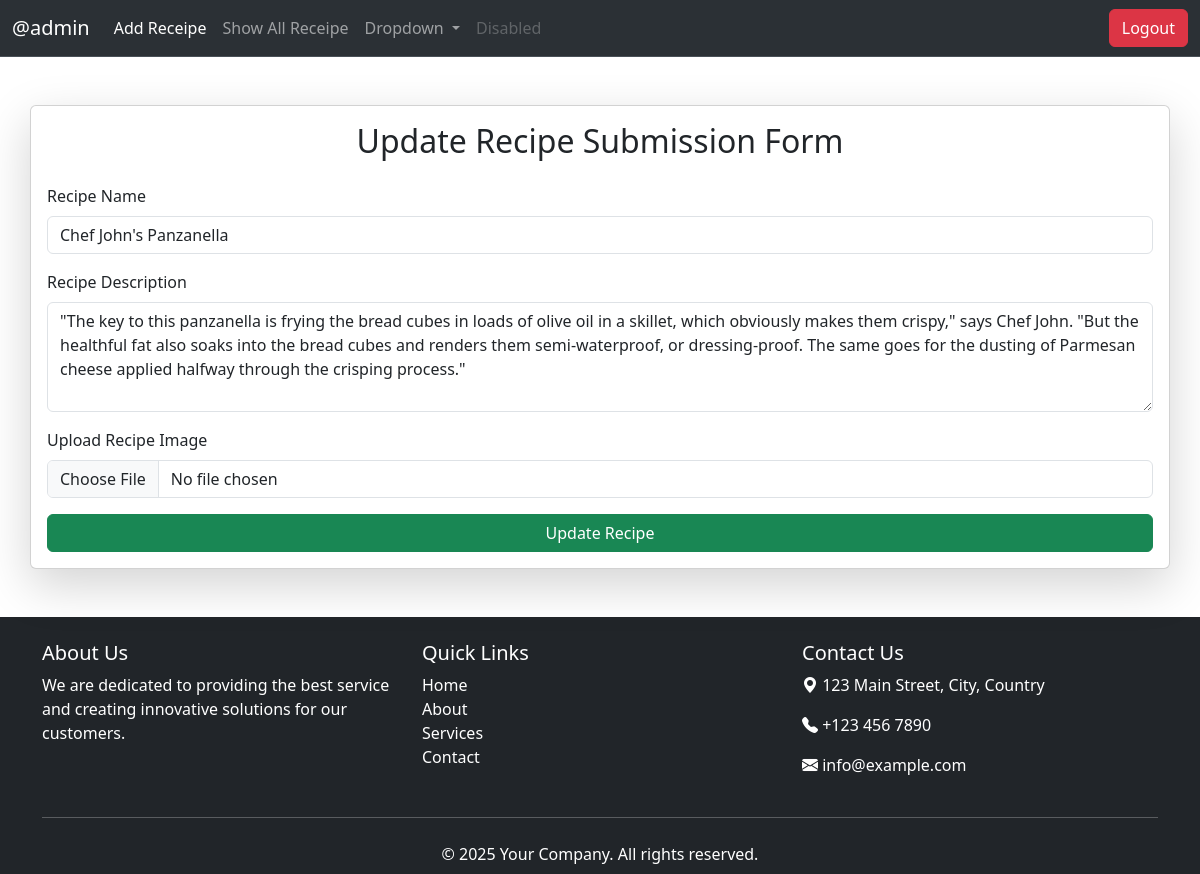
Screenshot of /update-receipe/14/ (signed in) with the database file from the repository.
### vege/models.py (models this page shows, shortened)
class Receipe(models.Model):
    user = models.ForeignKey(User , on_delete=models.CASCADE , null=True , blank=True)
    receipe_name = models.CharField(max_length=500)
    receipe_description  = models.TextField()
    receipe_image = models.ImageField(upload_to="Image-receipe")

### vege/views.py (the view, shortened to what this page needs)
# urls.py: path('update-receipe/<id>/' , views.update_receipe , name="update_receipe"),
def update_receipe(request , id):
    queryset=Receipe.objects.get(id = id)
    context={'receipe':queryset}
    return render(request , 'update.html' , context )

### templates/update.html (shortened to what this page needs)
{% extends "base.html" %}
{% block body %}
<div class="container my-5 card p-3 shadow-lg">
    <h2 class="text-center mb-4">Update Recipe Submission Form</h2>
    <form  method="POST" enctype="multipart/form-data" >
      <div class="mb-3">
        <label for="recipeName" class="form-label">Recipe Name</label>
        <input type="text" class="form-control" value="{{receipe.receipe_name}}" id="recipeName" name="recipeName" placeholder="Enter the recipe name" required>
      </div>
      <div class="mb-3">
        <label for="recipeDescription" class="form-label">Recipe Description</label>
        <textarea class="form-control" id="recipeDescription" name="recipeDescription" rows="4" placeholder="Write a brief description of the recipe" required>{{receipe.receipe_description}}</textarea>
      </div>
      <div class="mb-3">
        <label for="recipeImage" class="form-label">Upload Recipe Image</label>
        <input type="file" class="form-control" id="recipeImage" name="recipeImage" accept="image/*" >
      </div>
      <button type="submit" class="btn btn-success w-100">Update Recipe</button>
    </form>
  </div>
{% endblock body %}

### templates/base.html (shortened to what this page needs)
<!doctype html>
<html lang="en">
  <head>
    <link href="https://cdn.jsdelivr.net/npm/bootstrap@5.3.3/dist/css/bootstrap.min.css" rel="stylesheet">
  </head>
  <body>
    <nav class="navbar navbar-expand-lg bg-body-tertiary bg-dark border-bottom border-body" data-bs-theme="dark">
        <div class="container-fluid">
          <a class="navbar-brand" href="#">@{{request.user}}</a>
          <div class="collapse navbar-collapse" id="navbarSupportedContent">
            <ul class="navbar-nav me-auto mb-2 mb-lg-0">
              <li class="nav-item">
                <a class="nav-link active" aria-current="page" href="/">Add Receipe</a>
              </li>
              <li class="nav-item">
                <a class="nav-link" href="/show">Show All Receipe</a>
              </li>
              <li class="nav-item dropdown">
                <a class="nav-link dropdown-toggle" href="#" role="button" data-bs-toggle="dropdown" aria-expanded="false">
                  Dropdown
                </a>
              </li>
              <li class="nav-item">
                <a class="nav-link disabled" aria-disabled="true">Disabled</a>
              </li>
            </ul>
            <div class="d-flex" role="search">
                    {% if request.user.is_authenticated %}
                    <a href="/logout" class="btn btn-danger">Logout</a>
                    {% else %}
                    <a href="/login-page" class="btn btn-danger">Login</a>
                     {% endif %}
            </div>
          </div>
        </div>
      </nav>
      {% block body %}
      {% endblock body %}
      <footer class="bg-dark text-white pt-4">
        <div class="container">
          <div class="row">
            <div class="col-md-4">
              <h5>About Us</h5>
              <p>
                We are dedicated to providing the best service and creating innovative solutions for our customers.
              </p>
            </div>
            <div class="col-md-4">
              <h5>Quick Links</h5>
              <ul class="list-unstyled">
                <li><a href="#" class="text-white text-decoration-none">Home</a></li>
                <li><a href="#" class="text-white text-decoration-none">About</a></li>
                <li><a href="#" class="text-white text-decoration-none">Services</a></li>
                <li><a href="#" class="text-white text-decoration-none">Contact</a></li>
              </ul>
            </div>
            <div class="col-md-4">
              <h5>Contact Us</h5>
              <p><i class="bi bi-geo-alt-fill"></i> 123 Main Street, City, Country</p>
              <p><i class="bi bi-telephone-fill"></i> +123 456 7890</p>
              <p><i class="bi bi-envelope-fill"></i> info@example.com</p>
            </div>
          </div>
          <hr class="my-4">
          <div class="text-center pb-2">
            <p class="mb-0">© 2025 Your Company. All rights reserved.</p>
          </div>
        </div>
      </footer>
      <link
        href="https://cdn.jsdelivr.net/npm/bootstrap@5.3.0-alpha3/dist/css/bootstrap.min.css"
        rel="stylesheet"
      />
      <link
        href="https://cdn.jsdelivr.net/npm/bootstrap-icons/font/bootstrap-icons.css"
        rel="stylesheet"
      />
    </body>
  </html>

### rows the page displays
Receipe: recipeName "Chef John's Panzanella", recipeDescription "\"The key to this panzanella is frying the bread cubes in loads of olive oil in a skillet, which obviously makes them crispy,\" says Chef John. \"But the healthful fat also soaks into the bread cubes and renders them semi-waterproof, or dressing-proof. The same goes for the dusting of Parmesan cheese applied halfway through the crisping process.\""

### other values shown
{{ request.user }} "admin"
